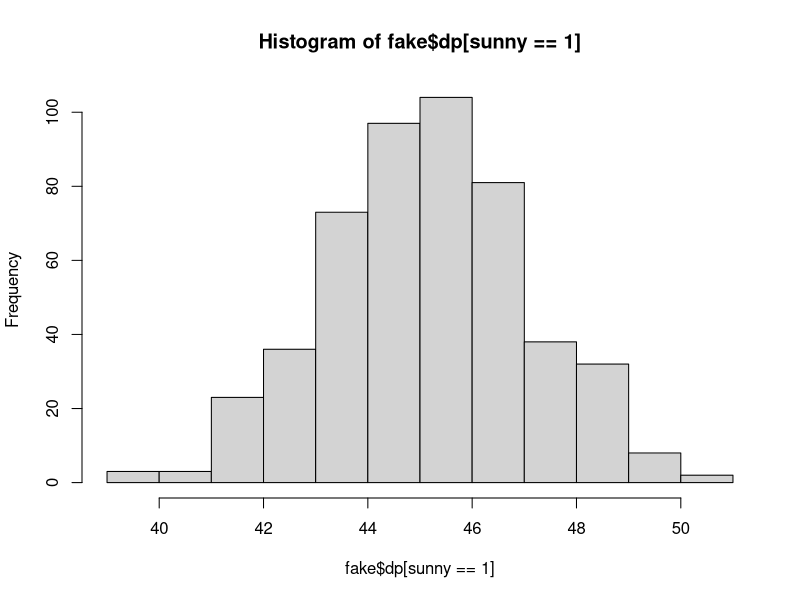
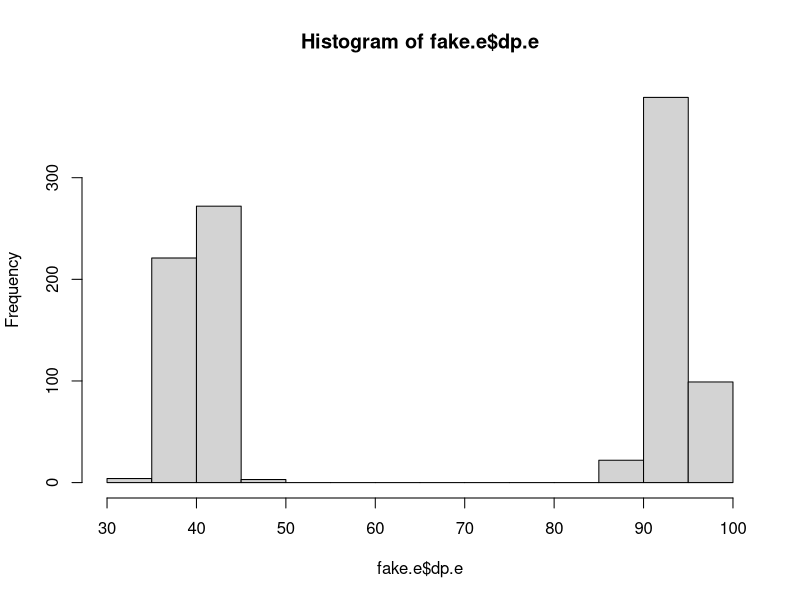
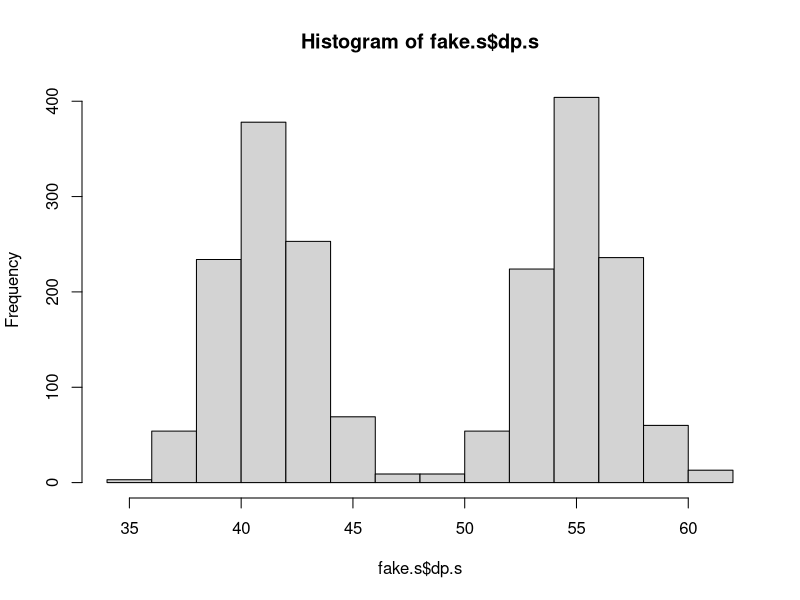
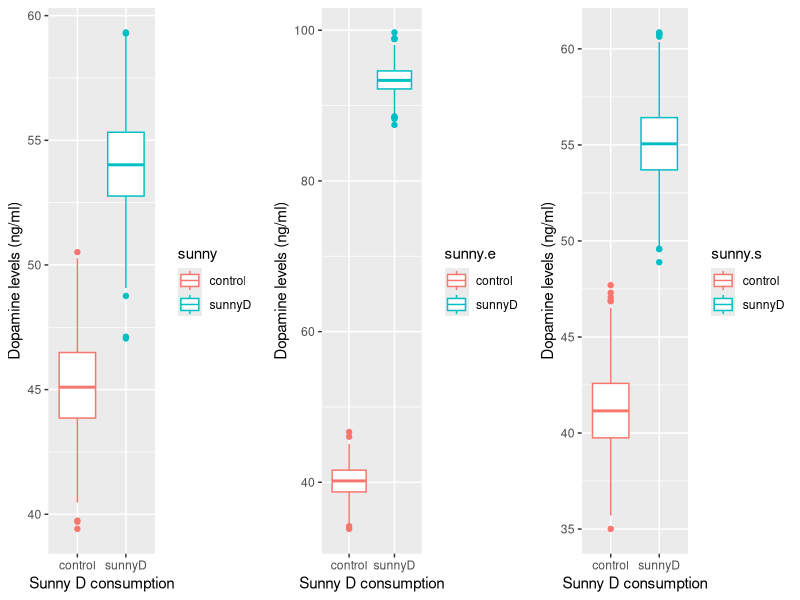

Recreate these plots in R, in order.
### Design and Sample Size Demonstration
## Simulating the difference between effect size and sample size in a power analysis


### The power of Sunny Delight
## Kids who drink sunny d at a young age are more likely to be happier adults
## In our example, if a child drinks 1 bottle of sunny d a week at the age of 5, 
# then the amount of dopamine in the brain increases in adulthood. 
## The average adult has 45+/-5 ng/ml of dopamine, but kids who drink sunny d 
# increase that level to 55 ng/ml 
## The first study tests 1000 kids

library(arm)
library(ggplot2)
library(gridExtra)

## What is the effect size in this example?
ES = (55-45)/5 ## ES = 2
SE = 5/(sqrt(1000)) ## SE = 0.16
## What about when we double the effect size?
ES = (90-45)/5 ## ES = 9
SE = 5/(sqrt(1000)) ## SE stays the same
## How about when we double the sample size?
ES = (55-45)/5 ## ES is 2 like before but... 
SE = 5/(sqrt(2000)) ## SE decreases slightly - SE = 0.11

### Andrew states that " it is generally better to double the effect size [theta] than to double the sample size [n]"
## here we can see that doubling the sample size decreases the standard error at a slower rate than doubling the effect size
# The SE: effect size influences the numerator, sample size influences the denominator     
    
nsunny = 2
rep = 500
ntot = nsunny*rep
sunny = gl(nsunny, rep, length=ntot)

sunnydiff = 10
sunnydiff.sd = 5
suns<-rnorm(ntot, 55, 2)

base <- 45
child <- base + suns-mean(suns)
mm <- model.matrix(~(sunny)^2, data.frame=(sunny))

fake <- vector()
for (i in 1:length(ntot)){
  coeff <- c(child[i], 
             rnorm(1, sunnydiff, sunnydiff.sd)
  )
  
  dp <- rnorm(n = length(sunny), mean = mm %*% coeff, sd = 2)
  
  fake <- data.frame(dp=dp, sunny=sunny)  
}
hist(fake$dp[sunny==1])        
mean(fake$dp) # 48.3
sd(fake$dp) # 4.72
display(lm(dp~sunny, data=fake))
#lm(formula = dp ~ sunny, data = fake)
#coef.est coef.se
#(Intercept) 44.11     0.09  
#sunny2       8.48     0.13  
#---
#  n = 1000, k = 2
#residual sd = 2.08, R-Squared = 0.81   


### Alright, now let's double the effect size...
### Sunny D increases the level of dopamine to 90 ng/ml - we'll keep the sample size the same
nsunny.e = 2
rep.e = 500
ntot.e = nsunny.e*rep.e
sunny.e = gl(nsunny.e, rep.e, length=ntot.e)

sunnydiff.e = 45
sunnydiff.sd.e = 10
suns.e<-rnorm(ntot.e, 90, 4)

base.e <- 45
child.e <- base.e + suns.e-mean(suns.e)
mm.e <- model.matrix(~(sunny.e)^2, data.frame=(sunny.e))

fake.e <- vector()
for (i in 1:length(ntot.e)){
  coeff.e <- c(child.e[i], 
             rnorm(1, sunnydiff.e, sunnydiff.sd.e)
  )
  
  dp.e <- rnorm(n = length(sunny.e), mean = mm.e %*% coeff.e, sd = 2)
  
  fake.e <- data.frame(dp.e=dp.e, sunny.e=sunny.e)  
}
hist(fake.e$dp.e)        
mean(fake.e$dp.e) # 59.8
sd(fake.e$dp.e) # 14.3
display(lm(dp.e~sunny.e, data=fake.e))
#lm(formula = dp.e ~ sunny.e, data = fake.e)
#coef.est coef.se
#(Intercept) 45.63     0.09  
#sunny.e2    28.29     0.12  
#---
#  n = 1000, k = 2
#residual sd = 1.95, R-Squared = 0.98


## And now, we double the sample size...
nsunny.s = 2
rep.s = 1000
ntot.s = nsunny.s*rep.s
sunny.s = gl(nsunny.s, rep.s, length=ntot.s)

sunnydiff.s = 10
sunnydiff.sd.s = 5
suns.s<-rnorm(ntot.s, 55, 2)

base.s <- 45
child.s <- base.s + suns.s-mean(suns.s)
mm.s <- model.matrix(~(sunny.s)^2, data.frame=(sunny.s))

fake.s <- vector()
for (i in 1:length(ntot.s)){
  coeff.s <- c(child.s[i], 
             rnorm(1, sunnydiff.s, sunnydiff.sd.s)
  )
  
  dp.s <- rnorm(n = length(sunny.s), mean = mm.s %*% coeff.s, sd = 2)
  
  fake.s <- data.frame(dp.s=dp.s, sunny.s=sunny.s)  
}
hist(fake.s$dp.s)        
mean(fake.s$dp.s) # 45.8
sd(fake.s$dp.s) # 4.47
display(lm(dp.s~sunny.s, data=fake.s))
#lm(formula = dp.s ~ sunny.s, data = fake.s)
#coef.est coef.se
#(Intercept) 41.78     0.06  
#sunny.s2     7.97     0.09  
#---
#  n = 2000, k = 2
#residual sd = 2.03, R-Squared = 0.79


#### Let's plot the effects!
fake$sunny<-ifelse(fake$sunny==1, "control", "sunnyD")
base<- qplot(sunny, dp, data = fake, geom="boxplot", color=sunny) +
  xlab("Sunny D consumption") + ylab("Dopamine levels (ng/ml)")

fake.e$sunny.e<-ifelse(fake.e$sunny.e==1, "control", "sunnyD")
effect<- qplot(sunny.e, dp.e, data = fake.e, geom="boxplot", color=sunny.e) +
  xlab("Sunny D consumption") + ylab("Dopamine levels (ng/ml)")

fake.s$sunny.s<-ifelse(fake.s$sunny.s==1, "control", "sunnyD")
sample<- qplot(sunny.s, dp.s, data = fake.s, geom="boxplot", color=sunny.s) +
  xlab("Sunny D consumption") + ylab("Dopamine levels (ng/ml)")

grid.arrange(base, effect, sample, ncol=3, nrow=1)

        
